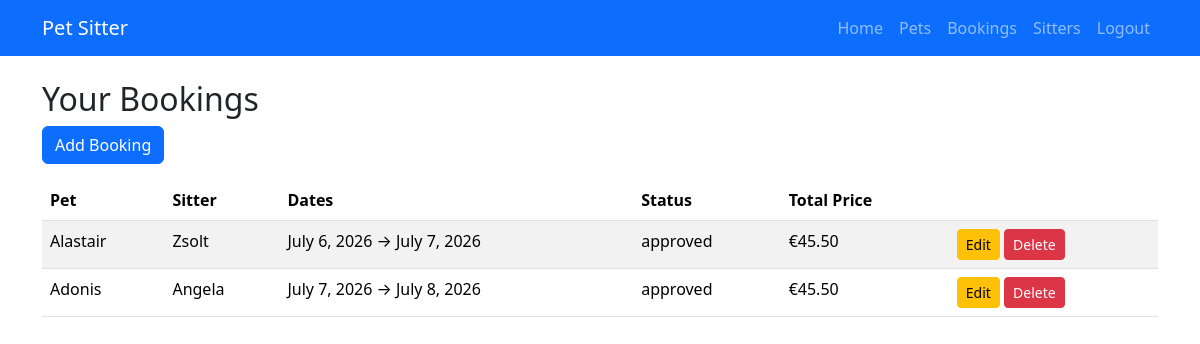
The app's page /bookings/list/ (signed in) with its own data.
### core/models.py (models this page shows, shortened)
class Booking(models.Model):
    pet = models.ForeignKey(
        Pet,
        on_delete=models.CASCADE,
        related_name="bookings",
    )
    owner = models.ForeignKey(
        User,
        on_delete=models.CASCADE,
        related_name="owner_bookings",
    )
    sitter = models.ForeignKey(
        User,
        on_delete=models.CASCADE,
        related_name="sitter_bookings",
    )
    start_date = models.DateField()
    end_date = models.DateField()
    status = models.CharField(
        max_length=20,
        choices=[
            ("pending", "Pending"),
            ("approved", "Approved"),
            ("rejected", "Rejected"),
            ("completed", "Completed"),
        ],
        default="pending",
    )
    total_price = models.DecimalField(max_digits=8, decimal_places=2)
    created_at = models.DateTimeField(auto_now_add=True)

class Pet(models.Model):
    owner = models.ForeignKey(
        User,
        on_delete=models.CASCADE,
        related_name="pets",
    )
    name = models.CharField(max_length=100)
    species = models.CharField(max_length=50)
    breed = models.CharField(max_length=100, blank=True)
    age = models.PositiveIntegerField()
    notes = models.TextField(blank=True)

### core/views.py (the view)
# urls.py: path("bookings/list/", booking_list, name="booking_list"),
@login_required
def booking_list(request):
    bookings = Booking.objects.filter(owner=request.user)
    return render(
        request,
        "bookings/list.html",
        {"bookings": bookings},
    )

### core/templates/bookings/list.html (shortened to what this page needs)
{% extends "base.html" %}
{% block content %}
<h2>Your Bookings</h2>
<a href="{% url 'booking_create' %}" class="btn btn-primary mb-3">Add Booking</a>
<table class="table table-striped">
    <thead>
        <tr>
            <th>Pet</th>
            <th>Sitter</th>
            <th>Dates</th>
            <th>Status</th>
            <th>Total Price</th>
            <th></th>
        </tr>
    </thead>
    <tbody>
        {% for booking in bookings %}
        <tr>
            <td>{{ booking.pet.name }}</td>
            <td>{{ booking.sitter.username }}</td>
            <td>{{ booking.start_date }} → {{ booking.end_date }}</td>
            <td>{{ booking.status }}</td>
            <td>€{{ booking.total_price }}</td>
            <td>
                <a href="{% url 'booking_update' booking.pk %}" class="btn btn-sm btn-warning">Edit</a>
                <a href="{% url 'booking_delete' booking.pk %}" class="btn btn-sm btn-danger">Delete</a>
            </td>
        </tr>
        {% empty %}
        <tr><td colspan="6">No bookings yet.</td></tr>
        {% endfor %}
    </tbody>
</table>
{% endblock %}

### records on screen
Booking: pet.name "Alastair", sitter.username "Zsolt", start_date "July 6, 2026", end_date "July 7, 2026", status "approved", total_price "45.50"
Booking: pet.name "Adonis", sitter.username "Angela", start_date "July 7, 2026", end_date "July 8, 2026", status "approved", total_price "45.50"
